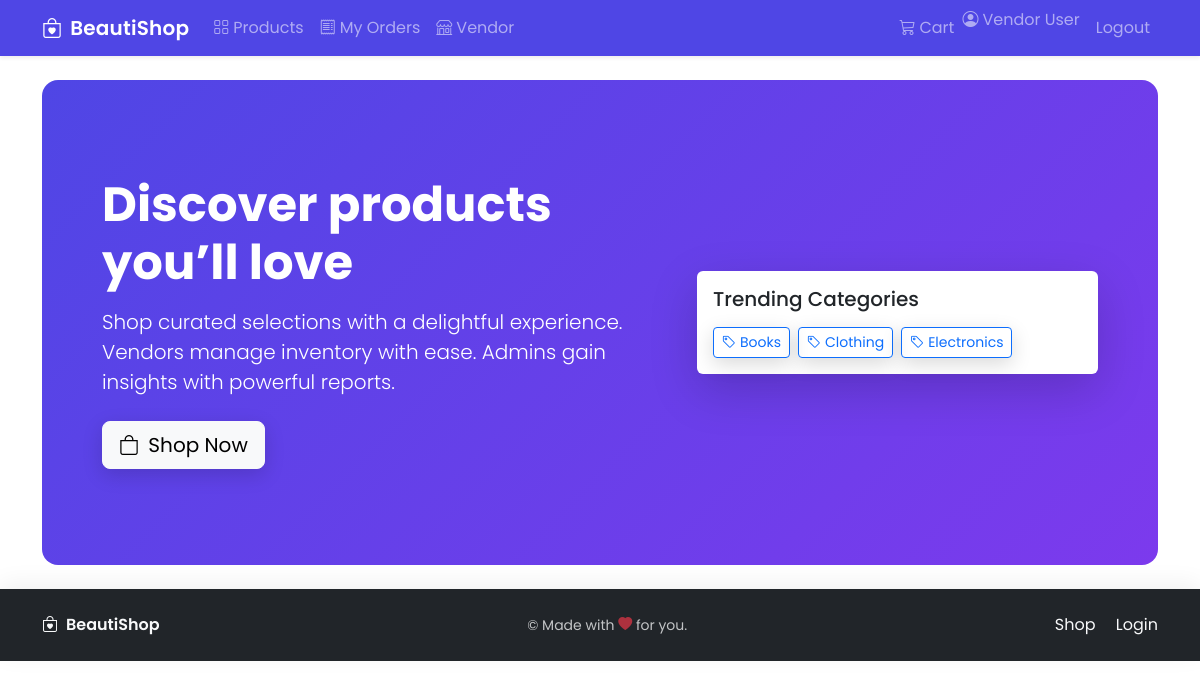
The app's page / (signed in) with its own data.
### app/models.py (models this page shows, shortened)
class User(UserMixin, db.Model):
    id = db.Column(db.Integer, primary_key=True)
    email = db.Column(db.String(255), unique=True, nullable=False, index=True)
    password_hash = db.Column(db.String(255), nullable=False)
    name = db.Column(db.String(120), nullable=True)
    role = db.Column(db.String(20), default=ROLE_CUSTOMER, nullable=False)
    is_active = db.Column(db.Boolean, default=True)
    created_at = db.Column(db.DateTime, default=datetime.utcnow)
    vendor = db.relationship("Vendor", back_populates="user", uselist=False)
    orders = db.relationship("Order", back_populates="user")
    @property
    def is_admin(self) -> bool:
        return self.role == ROLE_ADMIN
    @property
    def is_vendor(self) -> bool:
        return self.role == ROLE_VENDOR

class Category(db.Model):
    id = db.Column(db.Integer, primary_key=True)
    name = db.Column(db.String(120), nullable=False, unique=True)
    parent_id = db.Column(db.Integer, db.ForeignKey("category.id"), nullable=True)
    parent = db.relationship("Category", remote_side=[id], backref="children")
    products = db.relationship("Product", back_populates="category")

### app/__init__.py (the view)
    @app.route("/")
    def index():
        return render_template("index.html")

### app/blueprints/cart.py (called while the page is built, shortened)
@cart_bp.before_app_request
def merge_session_cart_after_login():
    if not current_user.is_authenticated:
        return
    sid = session.get("sid")
    if not sid:
        return

### app/models.py (called while the page is built)
@login_manager.user_loader
def load_user(user_id: str) -> Optional["User"]:
    return User.query.get(int(user_id))

### app/templates/index.html (shortened to what this page needs)
{% extends 'base.html' %}
{% block content %}
<div class="hero p-5 mb-4">
  <div class="container py-5">
    <div class="row align-items-center">
      <div class="col-lg-7">
        <h1 class="display-5 fw-bold mb-3">Discover products you’ll love</h1>
        <p class="lead mb-4">Shop curated selections with a delightful experience. Vendors manage inventory with ease. Admins gain insights with powerful reports.</p>
        <a class="btn btn-light btn-lg me-2" href="{{ url_for('shop.product_list') }}"><i class="bi bi-bag me-1"></i> Shop Now</a>
      </div>
      <div class="col-lg-5 mt-4 mt-lg-0">
        <div class="card border-0 shadow-lg">
          <div class="card-body">
            <h5 class="card-title mb-3">Trending Categories</h5>
            <div class="d-flex flex-wrap gap-2">
              {% for cat in all_categories[:6] %}
                <a class="btn btn-sm btn-outline-primary" href="{{ url_for('shop.product_list', category=cat.id) }}"><i class="bi bi-tag me-1"></i>{{ cat.name }}</a>
              {% else %}
                <span class="text-muted">No categories yet.</span>
              {% endfor %}
            </div>
          </div>
        </div>
      </div>
    </div>
  </div>
</div>
{% endblock %}

### app/templates/base.html (shortened to what this page needs)
<!doctype html>
<html lang="en">
  <head>
    <link href="https://cdn.jsdelivr.net/npm/bootstrap@5.3.2/dist/css/bootstrap.min.css" rel="stylesheet">
    <link href="https://cdn.jsdelivr.net/npm/bootstrap-icons@1.11.3/font/bootstrap-icons.css" rel="stylesheet">
    <link href="{{ url_for('static', filename='style.css') }}" rel="stylesheet">
  </head>
  <body class="bg-body">
    <nav class="navbar navbar-expand-lg navbar-dark bg-primary shadow-sm sticky-top">
      <div class="container">
        <a class="navbar-brand d-flex align-items-center" href="/">
          <i class="bi bi-bag-heart me-2"></i>
          <span class="fw-semibold">BeautiShop</span>
        </a>
        <div class="collapse navbar-collapse" id="navbarNav">
          <ul class="navbar-nav me-auto">
            <li class="nav-item"><a class="nav-link" href="{{ url_for('shop.product_list') }}"><i class="bi bi-grid me-1"></i>Products</a></li>
            {% if current_user.is_authenticated %}
            <li class="nav-item"><a class="nav-link" href="{{ url_for('account.my_orders') }}"><i class="bi bi-receipt me-1"></i>My Orders</a></li>
            {% endif %}
            {% if current_user.is_authenticated and current_user.is_vendor and current_user.vendor and current_user.vendor.approved %}
            <li class="nav-item"><a class="nav-link" href="{{ url_for('vendor.dashboard') }}"><i class="bi bi-shop me-1"></i>Vendor</a></li>
            {% endif %}
          </ul>
          <ul class="navbar-nav">
            <li class="nav-item"><a class="nav-link" href="{{ url_for('cart.view_cart') }}"><i class="bi bi-cart3 me-1"></i>Cart</a></li>
            {% if current_user.is_authenticated %}
              <li class="nav-item"><span class="navbar-text me-2"><i class="bi bi-person-circle me-1"></i>{{ current_user.name or current_user.email }}</span></li>
              <li class="nav-item"><a class="nav-link" href="{{ url_for('auth.logout') }}">Logout</a></li>
            {% else %}
              <li class="nav-item"><a class="nav-link" href="{{ url_for('auth.login') }}">Login</a></li>
              <li class="nav-item"><a class="nav-link" href="{{ url_for('auth.register') }}">Register</a></li>
            {% endif %}
          </ul>
        </div>
      </div>
    </nav>
    <main class="container my-4">
      {% block content %}{% endblock %}
    </main>
    <footer class="bg-dark text-light py-4 mt-auto">
      <div class="container d-flex flex-column flex-md-row align-items-center justify-content-between">
        <div class="d-flex align-items-center mb-3 mb-md-0">
          <i class="bi bi-bag-heart me-2"></i>
          <span class="fw-semibold">BeautiShop</span>
        </div>
        <div class="small opacity-75">&copy; {{ 2025 if false else (now().year if false else '' ) }} Made with <i class="bi bi-heart-fill text-danger"></i> for you.</div>
        <div>
          <a href="{{ url_for('shop.product_list') }}" class="link-light text-decoration-none me-3">Shop</a>
          <a href="{{ url_for('auth.login') }}" class="link-light text-decoration-none">Login</a>
        </div>
      </div>
    </footer>
  </body>
</html>

### app/static/style.css (style rules this page uses)
:root { --primary: #4f46e5; --primary-dark: #4338ca; --body-bg: #f8fafc; }
html, body { height: 100%; }
body { font-family: 'Poppins', system-ui, -apple-system, Segoe UI, Roboto, 'Helvetica Neue', Arial, 'Noto Sans', 'Apple Color Emoji', 'Segoe UI Emoji'; background: var(--body-bg); }
.bg-primary { background-color: var(--primary) !important; }
.card { border: 0; box-shadow: 0 10px 30px rgba(0,0,0,0.06); transition: transform .2s ease, box-shadow .2s ease; }
.hero { background: linear-gradient(135deg, var(--primary) 0%, #7c3aed 100%); color: #fff; border-radius: 1rem; }
.hero .btn { box-shadow: 0 6px 20px rgba(0,0,0,0.15); }
.navbar-brand { font-weight: 700; letter-spacing: .2px; }
footer { box-shadow: 0 -6px 24px rgba(0,0,0,0.06); }

### records on screen
User: name "Vendor User"
Category: name "Books"
Category: name "Clothing"
Category: name "Electronics"
